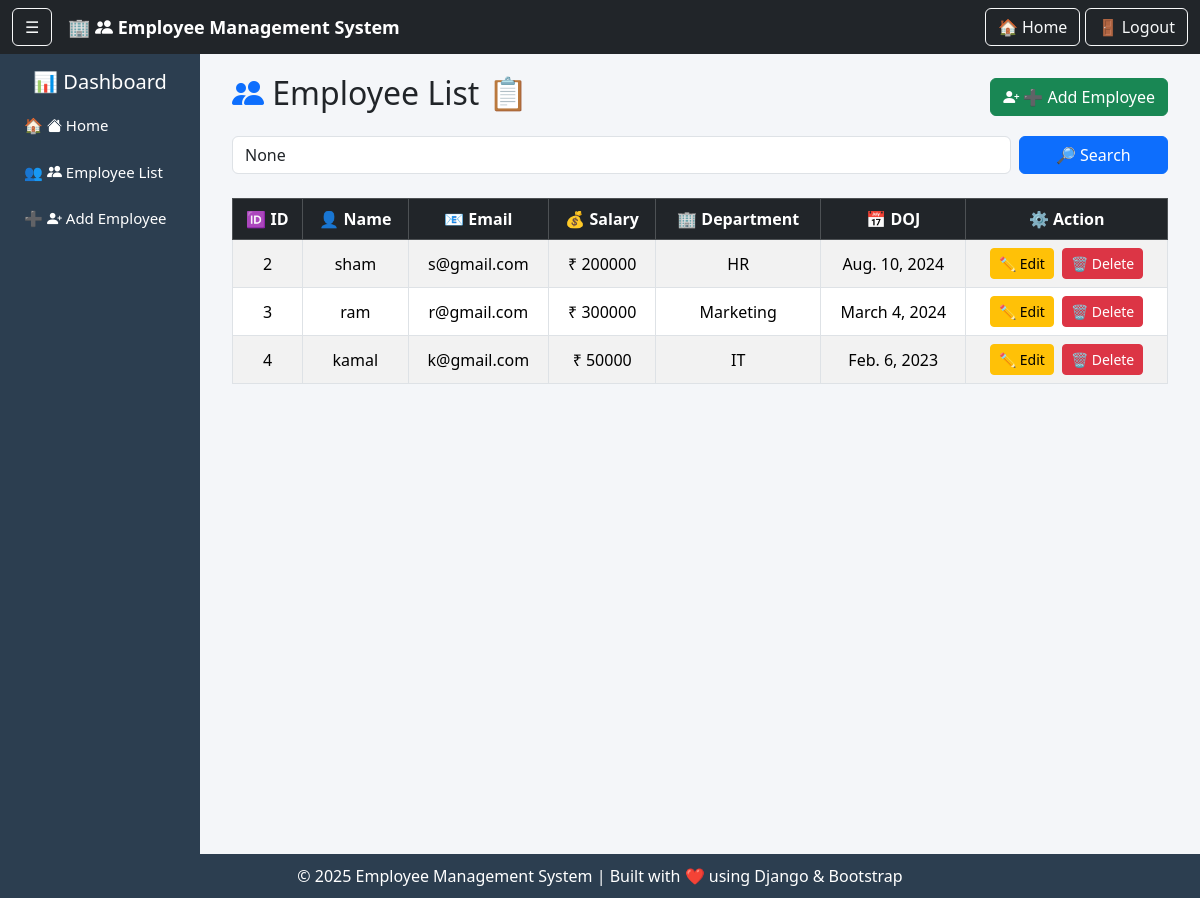
Screenshot of /employees/ (signed in) with the database file from the repository.
### app/models.py (models this page shows, shortened)
class Employee(models.Model):
    id = models.AutoField(primary_key=True)
    name = models.CharField(max_length=100)
    email = models.EmailField(unique=True)
    salary = models.IntegerField()
    department = models.CharField(max_length=100)
    date_of_joining = models.DateField()

### app/views.py (the view)
# urls.py: path('employees/', views.employee_list, name='employee_list'),
@login_required(login_url='login')
def employee_list(request):
    query = request.GET.get('q')
    if query:
        employees = Employee.objects.filter(
            Q(name__icontains=query) |
            Q(email__icontains=query) |
            Q(department__icontains=query)
        )
    else:
        employees = Employee.objects.all()
    return render(request, 'employee/employee_list.html', {
        'employees': employees,
        'query': query
    })

### app/templates/employee/employee_list.html (shortened to what this page needs)
{% extends 'employee/base.html' %}
{% block content %}
<div class="container">
    <div class="d-flex justify-content-between align-items-center mb-3">
        <h2>
            <i class="bi bi-people-fill text-primary"></i>
            Employee List 📋
        </h2>
        <a href="{% url 'add_employee' %}" class="btn btn-success">
            <i class="bi bi-person-plus-fill"></i> ➕ Add Employee
        </a>
    </div>
    <form method="get" class="row g-2 mb-4">
        <div class="col-md-10">
            <input type="text"
                   name="q"
                   value="{{ query }}"
                   class="form-control"
                   placeholder="🔍 Search by name, email or department">
        </div>
        <div class="col-md-2 d-grid">
            <button type="submit" class="btn btn-primary">
                🔎 Search
            </button>
        </div>
    </form>
    <div class="table-responsive">
        <table class="table table-bordered table-striped table-hover align-middle">
            <thead class="table-dark text-center">
                <tr>
                    <th>🆔 ID</th>
                    <th>👤 Name</th>
                    <th>📧 Email</th>
                    <th>💰 Salary</th>
                    <th>🏢 Department</th>
                    <th>📅 DOJ</th>
                    <th>⚙️ Action</th>
                </tr>
            </thead>
            <tbody class="text-center">
            {% for emp in employees %}
                <tr>
                    <td>{{ emp.id }}</td>
                    <td>{{ emp.name }}</td>
                    <td>{{ emp.email }}</td>
                    <td>₹ {{ emp.salary }}</td>
                    <td>{{ emp.department }}</td>
                    <td>{{ emp.date_of_joining }}</td>
                    <td>
                        <a href="{% url 'update_employee' emp.id %}"
                           class="btn btn-sm btn-warning me-1">
                           ✏️ Edit
                        </a>
                        <a href="{% url 'delete_employee' emp.id %}"
                           class="btn btn-sm btn-danger"
                           onclick="return confirm('Are you sure you want to delete this employee?')">
                           🗑️ Delete
                        </a>
                    </td>
                </tr>
            {% empty %}
                <tr>
                    <td colspan="7" class="text-center text-muted">
                        😔 No employees found
                    </td>
                </tr>
            {% endfor %}
            </tbody>
        </table>
    </div>
</div>
{% endblock %}

### app/templates/employee/base.html (shortened to what this page needs)
{% load static %}
<!DOCTYPE html>
<html lang="en">
<head>
    <link href="https://cdn.jsdelivr.net/npm/bootstrap@5.3.2/dist/css/bootstrap.min.css" rel="stylesheet">
    <link href="https://cdn.jsdelivr.net/npm/bootstrap-icons/font/bootstrap-icons.css" rel="stylesheet">
</head>
<body>
<nav class="navbar navbar-dark bg-dark">
    <div class="container-fluid">
        <div class="d-flex align-items-center">
            <button class="btn btn-outline-light me-3" onclick="toggleSidebar()">☰</button>
            <span class="navbar-brand logo-text">
                🏢 <i class="bi bi-people-fill"></i> Employee Management System
            </span>
        </div>
        <div>
            <a class="btn btn-outline-light" href="{% url 'home' %}">
                🏠 Home
            </a>
            {% if user.is_authenticated %}
                <a class="btn btn-outline-light" href="{% url 'logout' %}">
                    🚪 Logout
                </a>
            {% else %}
                <a class="btn btn-outline-light" href="{% url 'login' %}">
                    🔐 Login
                </a>
            {% endif %}
        </div>
    </div>
</nav>
<div class="container-fluid">
    <div class="row">
        <div id="sidebar" class="col-md-2 sidebar">
            <h5 class="text-white text-center mt-3">
                📊 Dashboard
            </h5>
            <a href="{% url 'home' %}">
                🏠 <i class="bi bi-house-fill"></i> Home
            </a>
            <a href="{% url 'employee_list' %}">
                👥 <i class="bi bi-people-fill"></i> Employee List
            </a>
            <a href="{% url 'add_employee' %}">
                ➕ <i class="bi bi-person-plus-fill"></i> Add Employee
            </a>
        </div>
        <div class="col content">
            {% block content %}
            {% endblock %}
        </div>
    </div>
</div>
<footer>
    © 2025 Employee Management System |
    Built with ❤️ using Django & Bootstrap
</footer>
</body>
</html>

### app/templates/employee/base.html (style rules this page uses)
body { background-color: #f4f6f9; }
.sidebar { height: 100vh; background-color: #2c3e50; transition: all 0.3s; }
.sidebar a { color: white; text-decoration: none; display: block; padding: 12px; font-size: 15px; }
.content { padding: 20px; min-height: 85vh; }
.logo-text { font-weight: bold; font-size: 18px; }
footer { background-color: #2c3e50; color: white; text-align: center; padding: 10px; }

### rows the page displays
Employee: id "2", name "sham", email "s@gmail.com", salary "200000", department "HR", date_of_joining "Aug. 10, 2024"
Employee: id "3", name "ram", email "r@gmail.com", salary "300000", department "Marketing", date_of_joining "March 4, 2024"
Employee: id "4", name "kamal", email "k@gmail.com", salary "50000", department "IT", date_of_joining "Feb. 6, 2023"
